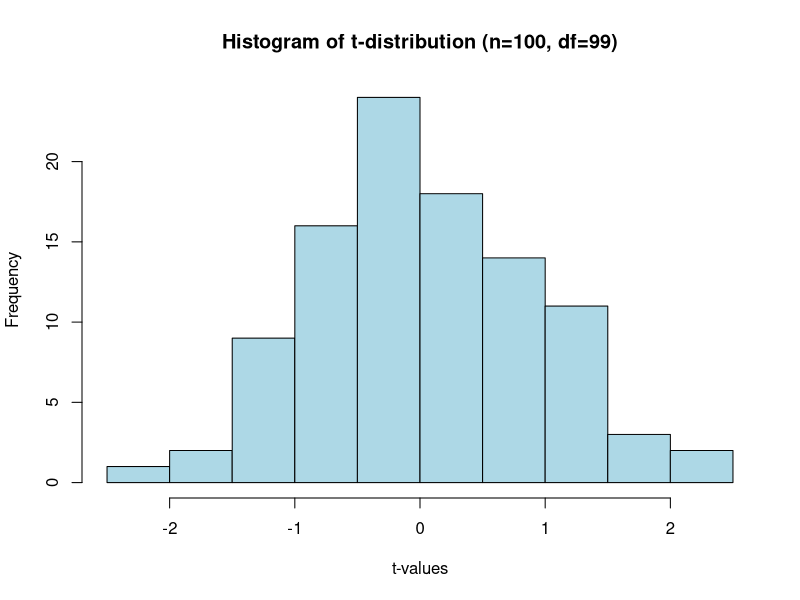
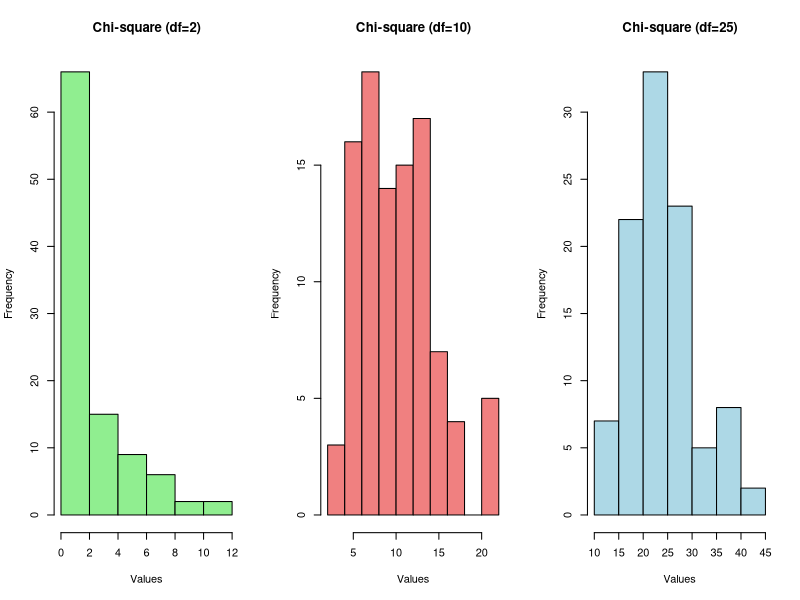
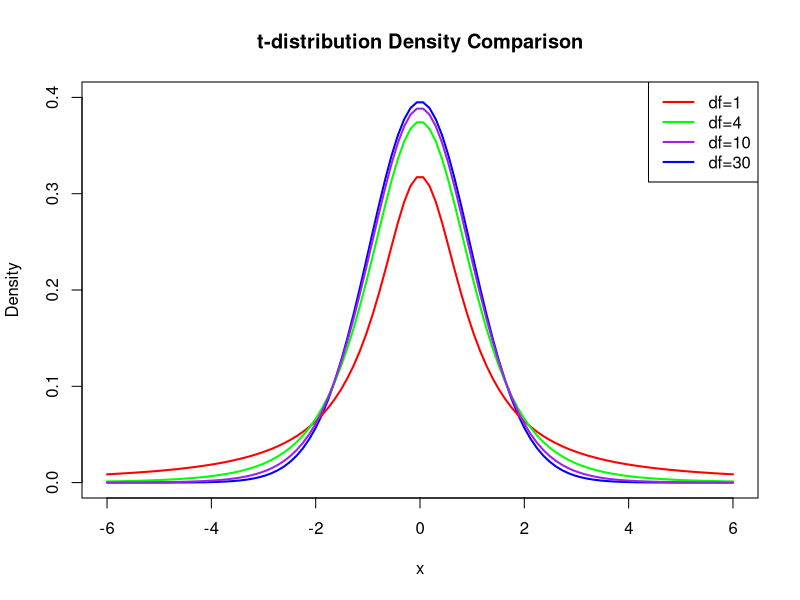

R code for these plots, in order:
n <- 100
df <- n - 1
t_values <- rt(n, df)
hist(t_values, main = "Histogram of t-distribution (n=100, df=99)", xlab = "t-values", col = "lightblue", border = "black")


n <- 100

chi_square_df2 <- rchisq(n, df = 2)
chi_square_df10 <- rchisq(n, df = 10)
chi_square_df25 <- rchisq(n, df = 25)

par(mfrow = c(1, 3))  # Arrange plots in a 1x3 grid
hist(chi_square_df2, main = "Chi-square (df=2)", xlab = "Values", col = "lightgreen", border = "black")
hist(chi_square_df10, main = "Chi-square (df=10)", xlab = "Values", col = "lightcoral", border = "black")
hist(chi_square_df25, main = "Chi-square (df=25)", xlab = "Values", col = "lightblue", border = "black")
par(mfrow = c(1, 1))  # Reset to default layout



x <- seq(-6, 6, length.out = 100)

density_df1 <- dt(x, df = 1)
density_df4 <- dt(x, df = 4)
density_df10 <- dt(x, df = 10)
density_df30 <- dt(x, df = 30)

plot(x, density_df30, type = "l", col = "blue", lwd = 2, ylim = c(0, 0.4),
     main = "t-distribution Density Comparison", ylab = "Density", xlab = "x")
lines(x, density_df1, col = "red", lwd = 2)
lines(x, density_df4, col = "green", lwd = 2)
lines(x, density_df10, col = "purple", lwd = 2)
# Add legend
legend("topright", legend = c("df=1", "df=4", "df=10", "df=30"), col = c("red", "green", "purple", "blue"), lwd = 2)
